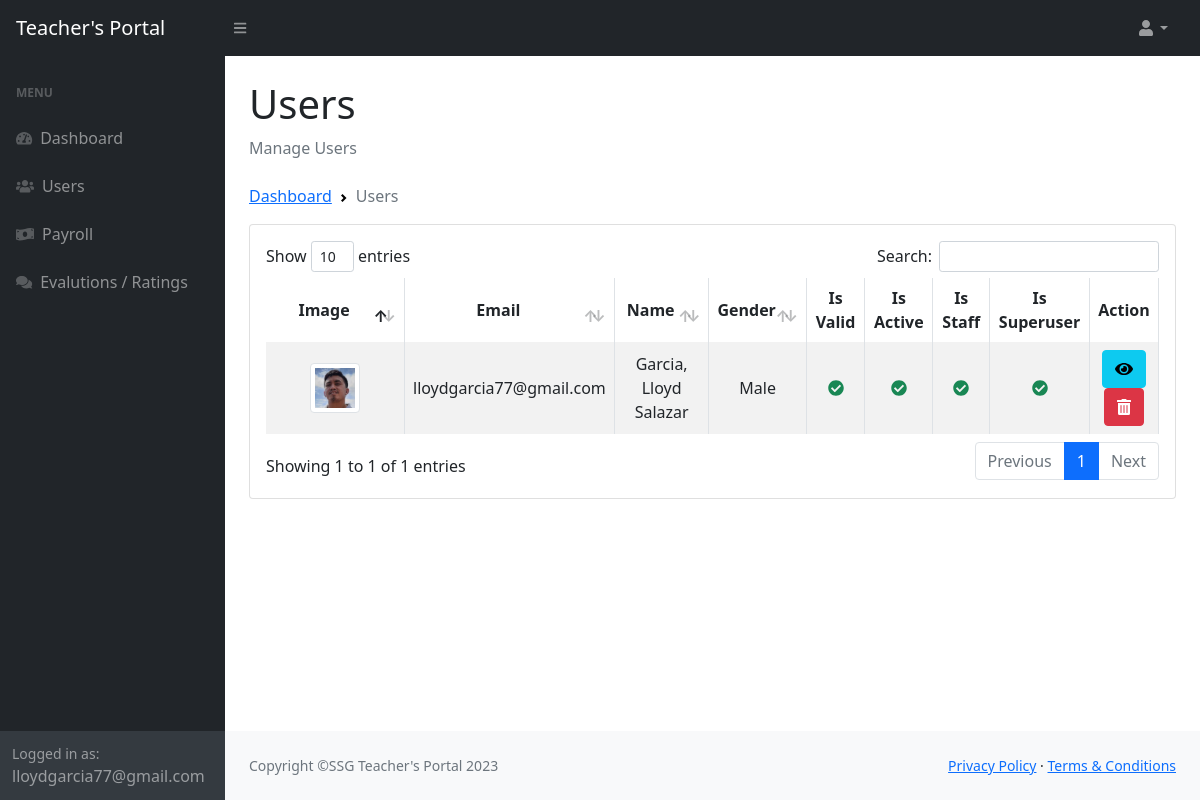
The app's page /users/ (signed in), older data.
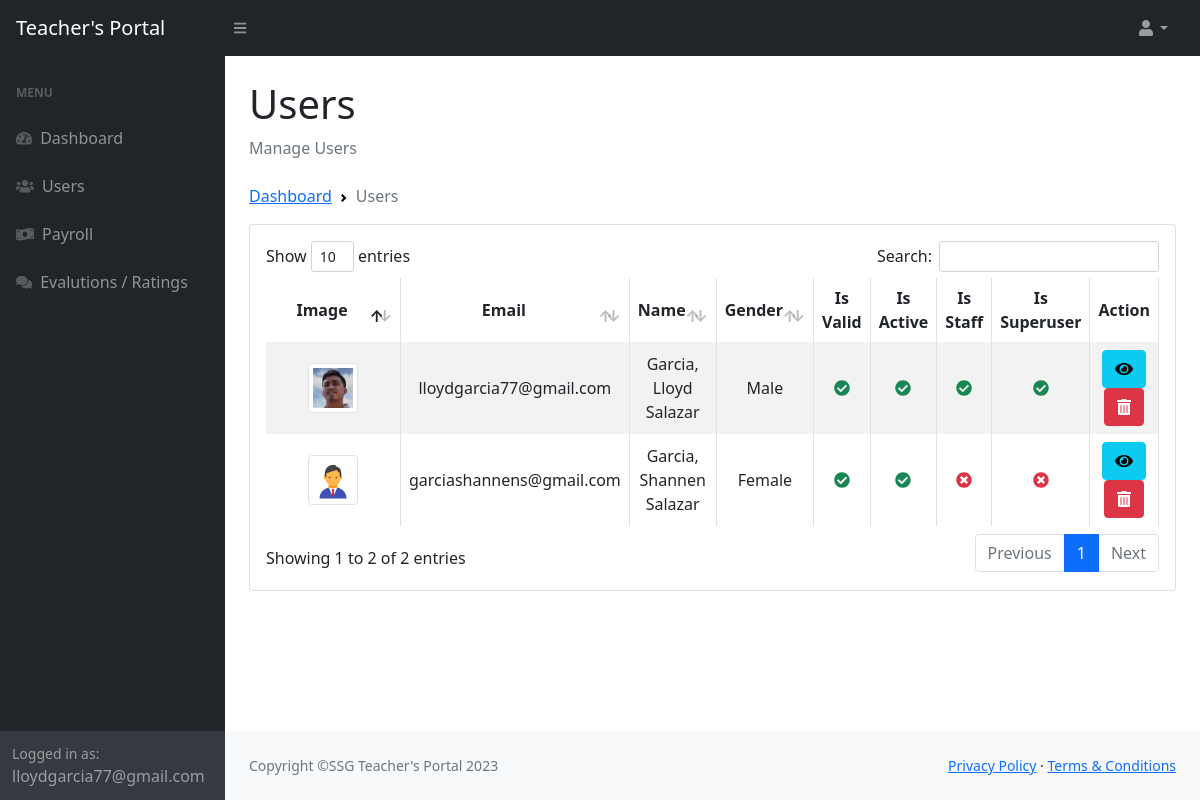
The same page, newer data.
### teachers_portal/models.py (models this page shows, shortened)
class User(AbstractBaseUser, PermissionsMixin):
    email = models.EmailField(max_length=50, unique=True)
    date_added = models.DateTimeField(auto_now=True)
    is_valid = models.BooleanField(default=False)
    is_active = models.BooleanField(default=True)
    is_staff = models.BooleanField(default=False)
    objects = UserManager()
    USERNAME_FIELD = 'email'
    REQUIRED_FIELDS = [] # Email & Password are

class ProfileDetail(models.Model):
    GENDER_LIST = (
        ('Male','Male'),
        ('Female','Female'),
    )
    id = models.UUIDField(primary_key=True, default=uuid.uuid4)
    account = models.OneToOneField(User, on_delete=models.CASCADE, related_name="fk_profile_detail_account")
    image = models.ImageField(upload_to="images/", blank=True,)
    s_name = models.CharField(max_length=20, blank=True)
    f_name = models.CharField(max_length=50, verbose_name="First Name")
    m_name = models.CharField(max_length=50, verbose_name="Middle Name", blank=True, null=True)
    l_name = models.CharField(max_length=50, verbose_name="Last Name")
    gender = models.CharField(max_length=50, choices=GENDER_LIST, default='Male')
    dob = models.DateField(blank=True, null=True, verbose_name="Date of Birth")
    age = models.IntegerField(blank=True, null=True)
    address = models.TextField()
    position = models.CharField(max_length=150)
    highest_deg_attain = models.CharField(max_length=150, blank=True, null=True)
    course = models.CharField(max_length=150)
    school_grad = models.CharField(max_length=150)
    department = models.CharField(max_length=150)
    subject_coordinator = models.CharField(max_length=150)
    contact_no = models.CharField(max_length=15, verbose_name="Contact No", blank=True, null=True, unique=True, validators=[MinLengthValidator(10)])
    date_hired = models.DateTimeField(auto_now=True)
    def get_full_name(self):
        return f'{self.l_name}, {self.f_name} {self.m_name}'

### teachers_portal/views.py (the view)
# urls.py: path("users/", views.users_management, name="users_management"),
@login_required
@c_decorators.is_authorized_user
@c_decorators.has_profile
def users_management(request, *args, **kwargs):
    template_name = 'users/users.html'
    user = kwargs.get('user')
    users = models.User.objects.all()
    context = {
        'profile': profile,
        'users': users,
        'user': user,
    }
    return render(request, template_name, context)

### teachers_portal/templates/users/users.html (shortened to what the changed rows need)
{% extends "base.html" %}
{% load static %}
{% block body %}
<h1 class="mt-4">Users</h1>
<div class="row">
    <div class="col-12 col-md-12">
        <div class="card">
            <div class="card-body">
                <table class="table-striped table-bordered table">
                    <thead>
                        <tr>
                            <th style="width: 100px;">Image</th>
                            <th>Email</th>
                            <th>Name</th>
                            <th>Gender</th>
                            <th>Is Valid</th>
                            <th>Is Active</th>
                            <th>Is Staff</th>
                            <th>Is Superuser</th>
                            <th>Action</th>
                        </tr>
                    </thead>
                    <tbody>
                        {% for i in users %}
                        <tr>
                            <td>
                                {% if i.fk_profile_detail_account.image %}
                                <img src="{{i.fk_profile_detail_account.image.url}}" alt="" class="img-thumbnail">
                                {% else %}
                                <img src="{% static 'images/admin_icon.jpg' %}" alt="" class="img-thumbnail">
                                {% endif %}
                            </td>
                            <td>{{ i.email }}</td>
                            <td>{{ i.fk_profile_detail_account.get_full_name }}</td>
                            <td>{{ i.fk_profile_detail_account.gender }}</td>
                            <td>
                                {% if i.is_valid %}
                                <i class="fas fa-check-circle text-success"></i>
                                {% else %}
                                <i class="fas fa-times-circle text-danger"></i>
                                {% endif %}
                            </td>
                            <td>
                                {% if i.is_active %}
                                <i class="fas fa-check-circle text-success"></i>
                                {% else %}
                                <i class="fas fa-times-circle text-danger"></i>
                                {% endif %}
                            </td>
                            <td>
                                {% if i.is_staff %}
                                <i class="fas fa-check-circle text-success"></i>
                                {% else %}
                                <i class="fas fa-times-circle text-danger"></i>
                                {% endif %}
                            </td>
                            <td>
                                {% if i.is_superuser %}
                                <i class="fas fa-check-circle text-success"></i>
                                {% else %}
                                <i class="fas fa-times-circle text-danger"></i>
                                {% endif %}
                            </td>
                            <td>
                                <a href="{% url 'tp:view_user' i.id %}" class="btn btn-info">
                                    <i class="fas fa-eye"></i>
                                </a>
                                <a href="{% url 'tp:delete_user' i.id %}" class="btn btn-danger">
                                    <i class="fas fa-trash-alt"></i>
                                </a>
                            </td>
                        </tr>
                        {% endfor  %}
                    </tbody>
                </table>
            </div>
        </div>
    </div>
</div>
{% endblock body %}

### teachers_portal/templates/base.html (shortened to what this page needs)
{% load static %}
{% load humanize %}
<!DOCTYPE html>
<html lang="en">
<head>
    {% block css %}
    <link href="https://cdn.jsdelivr.net/npm/bootstrap@5.0.2/dist/css/bootstrap.min.css" rel="stylesheet">
    <link href="{% static 'css/styles.css' %}" rel="stylesheet" />
    <link rel="stylesheet" href="{% static 'plugins/datatables-bs4/css/dataTables.bootstrap4.min.css' %}">
    <link rel="stylesheet" href="{% static 'plugins/datatables-responsive/css/responsive.bootstrap4.min.css' %}">
    <link rel="stylesheet" href="{% static 'plugins/datatables-buttons/css/buttons.bootstrap4.min.css' %}">
    {% endblock css %}
</head>
<body class="sb-nav-fixed">
    <nav class="sb-topnav navbar navbar-expand navbar-dark bg-dark">
        <a class="navbar-brand ps-3" href="{% url 'admin:index' %}">Teacher's Portal</a>
        <button class="btn btn-link btn-sm order-1 order-lg-0 me-4 me-lg-0" id="sidebarToggle" href="#!"><i
                class="fas fa-bars"></i></button>
        <ul class="navbar-nav ms-auto ms-md-0 me-3 me-lg-4">
            <li class="nav-item dropdown">
                <a class="nav-link dropdown-toggle" id="navbarDropdown" href="#" role="button" data-bs-toggle="dropdown"
                    aria-expanded="false"><i class="fas fa-user fa-fw"></i></a>
            </li>
        </ul>
    </nav>
    <div id="layoutSidenav">
        <div id="layoutSidenav_nav">
            <nav class="sb-sidenav accordion sb-sidenav-dark" id="sidenavAccordion">
                <div class="sb-sidenav-menu">
                    <div class="nav">
                        <div class="sb-sidenav-menu-heading">Menu</div>
                        <a class="nav-link" href="{% url 'tp:index_page' %}">
                            <div class="sb-nav-link-icon"><i class="fas fa-tachometer-alt"></i></div>
                            Dashboard
                        </a>
                        <a class="nav-link" href="{% url 'tp:users_management' %}">
                            <div class="sb-nav-link-icon"><i class="fas fa-users"></i></div>
                            Users
                        </a>
                        <a class="nav-link" href="{% url 'tp:payroll_management' %}">
                            <div class="sb-nav-link-icon"><i class="fas fa-money-bill-wave"></i></div>
                            Payroll
                        </a>
                        <a class="nav-link" href="{% url 'tp:evaluations_management' %}">
                            <div class="sb-nav-link-icon"><i class="fas fa-comments"></i></div>
                            Evalutions / Ratings
                        </a>
                    </div>
                </div>
                <div class="sb-sidenav-footer">
                    <div class="small">Logged in as:</div>
                    <div class="login-as">
                        {{ request.user.email }}
                    </div>
                </div>
            </nav>
        </div>
        <div id="layoutSidenav_content">
            <main>
                <div class="container-fluid px-4">
                    {% block body %}
                    {% endblock body %}
                </div>
            </main>
            <footer class="py-4 bg-light mt-auto">
                <div class="container-fluid px-4">
                    <div class="d-flex align-items-center justify-content-between small">
                        <div class="text-muted">Copyright &copy;SSG Teacher's Portal 2023 </div>
                        <div>
                            <a href="#">Privacy Policy</a>
                            &middot;
                            <a href="#">Terms &amp; Conditions</a>
                        </div>
                    </div>
                </div>
            </footer>
        </div>
    </div>
</body>
</html>

Row changes from the older to the newer data that the page shows:
added User: email "garciashannens@gmail.com", fk_profile_detail_account.get_full_name "Garcia, Shannen Salazar", fk_profile_detail_account.gender "Female", is_valid True (drawn), is_active True (drawn), is_staff False (drawn), is_superuser False (drawn)
Text that changed along with them:
text written by a page script: "Show entries Search: Showing 1 to 1 of 1 entries Previous 1 Next" → "Show entries Search: Showing 1 to 2 of 2 entries Previous 1 Next"
